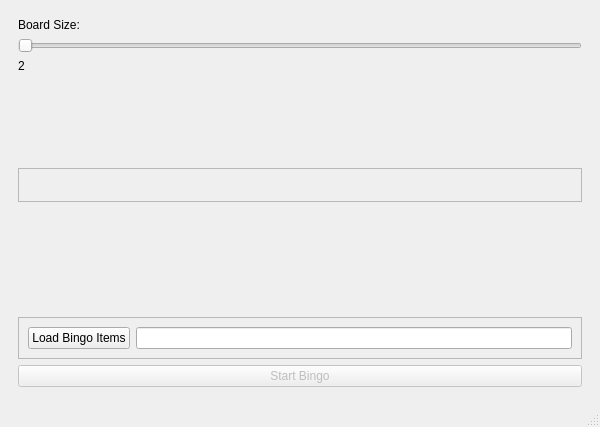
<?xml version="1.0" encoding="UTF-8"?>
<ui version="4.0">
 <class>BingoWindow</class>
 <widget class="QMainWindow" name="BingoWindow">
  <property name="geometry">
   <rect>
    <x>0</x>
    <y>0</y>
    <width>600</width>
    <height>427</height>
   </rect>
  </property>
  <property name="windowTitle">
   <string>BingoWindow</string>
  </property>
  <widget class="QWidget" name="centralwidget">
   <layout class="QGridLayout" name="gridLayout">
    <item row="0" column="0">
     <widget class="QStackedWidget" name="stackedWidget">
      <property name="currentIndex">
       <number>0</number>
      </property>
      <widget class="QWidget" name="page">
       <layout class="QVBoxLayout" name="verticalLayout">
        <item>
         <widget class="QLabel" name="label">
          <property name="text">
           <string>Board Size:</string>
          </property>
         </widget>
        </item>
        <item>
         <widget class="QSlider" name="horizontalSlider">
          <property name="minimum">
           <number>2</number>
          </property>
          <property name="maximum">
           <number>10</number>
          </property>
          <property name="orientation">
           <enum>Qt::Horizontal</enum>
          </property>
         </widget>
        </item>
        <item>
         <widget class="QLabel" name="SliderValueLabel">
          <property name="text">
           <string>2</string>
          </property>
         </widget>
        </item>
        <item>
         <spacer name="verticalSpacer">
          <property name="orientation">
           <enum>Qt::Vertical</enum>
          </property>
          <property name="sizeHint" stdset="0">
           <size>
            <width>20</width>
            <height>40</height>
           </size>
          </property>
         </spacer>
        </item>
        <item>
         <widget class="QFrame" name="frame_2">
          <property name="frameShape">
           <enum>QFrame::StyledPanel</enum>
          </property>
          <property name="frameShadow">
           <enum>QFrame::Raised</enum>
          </property>
          <layout class="QGridLayout" name="gridLayout_3">
           <item row="0" column="0">
            <widget class="QLabel" name="label_3">
             <property name="sizePolicy">
              <sizepolicy hsizetype="Maximum" vsizetype="Maximum">
               <horstretch>0</horstretch>
               <verstretch>0</verstretch>
              </sizepolicy>
             </property>
             <property name="maximumSize">
              <size>
               <width>1024</width>
               <height>270</height>
              </size>
             </property>
             <property name="frameShadow">
              <enum>QFrame::Sunken</enum>
             </property>
             <property name="text">
              <string/>
             </property>
             <property name="textFormat">
              <enum>Qt::PlainText</enum>
             </property>
             <property name="pixmap">
              <pixmap resource="Bazooper.qrc">:/Bazoopie/Splash.png</pixmap>
             </property>
             <property name="scaledContents">
              <bool>true</bool>
             </property>
             <property name="wordWrap">
              <bool>true</bool>
             </property>
            </widget>
           </item>
          </layout>
         </widget>
        </item>
        <item>
         <widget class="QLabel" name="label_2">
          <property name="text">
           <string/>
          </property>
         </widget>
        </item>
        <item>
         <spacer name="verticalSpacer_2">
          <property name="orientation">
           <enum>Qt::Vertical</enum>
          </property>
          <property name="sizeHint" stdset="0">
           <size>
            <width>20</width>
            <height>40</height>
           </size>
          </property>
         </spacer>
        </item>
        <item>
         <widget class="QFrame" name="frame">
          <property name="frameShape">
           <enum>QFrame::StyledPanel</enum>
          </property>
          <property name="frameShadow">
           <enum>QFrame::Raised</enum>
          </property>
          <layout class="QHBoxLayout" name="horizontalLayout">
           <item>
            <widget class="QPushButton" name="LoadBingoStuffButton">
             <property name="text">
              <string>Load Bingo Items</string>
             </property>
            </widget>
           </item>
           <item>
            <widget class="QLineEdit" name="FilePath">
             <property name="readOnly">
              <bool>true</bool>
             </property>
            </widget>
           </item>
          </layout>
         </widget>
        </item>
        <item>
         <widget class="QPushButton" name="StartBingoButton">
          <property name="enabled">
           <bool>false</bool>
          </property>
          <property name="text">
           <string>Start Bingo</string>
          </property>
         </widget>
        </item>
       </layout>
      </widget>
      <widget class="QWidget" name="page_2">
       <layout class="QGridLayout" name="gridLayout_2">
        <item row="0" column="0">
         <widget class="QGraphicsView" name="BingoBord"/>
        </item>
       </layout>
      </widget>
     </widget>
    </item>
   </layout>
  </widget>
  <widget class="QMenuBar" name="menubar">
   <property name="geometry">
    <rect>
     <x>0</x>
     <y>0</y>
     <width>600</width>
     <height>22</height>
    </rect>
   </property>
  </widget>
  <widget class="QStatusBar" name="statusbar"/>
 </widget>
 <resources>
  <include location="Bazooper.qrc"/>
 </resources>
 <connections/>
</ui>
